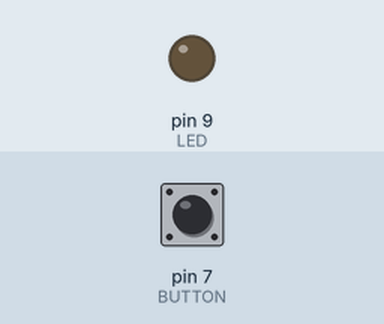
Simulated run of this sketch. Board: Arduino Uno, built with avr-gcc and run on an emulated ATmega328P. Parts: output pins drawn as LEDs (lit = HIGH). The inputs (shaded band) are chosen by the test bench; at power-on: pin 7 (BUTTON) LOW.

Above: at 1.2 s.
1.3 s: pin 7 (BUTTON) pulled HIGH for 0.15 s
At 2.4 s:
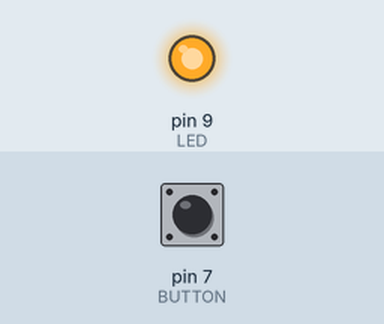
2.9 s: pin 7 (BUTTON) pulled HIGH for 1 s
At 3.6 s:
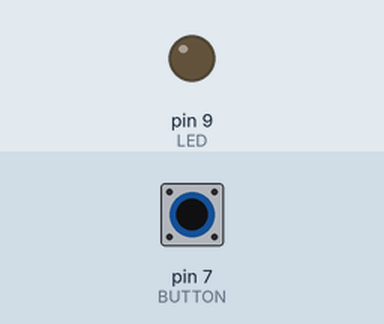
5.4 s: pin 7 (BUTTON) pulled HIGH for 3.2 s
At 6.7 s:
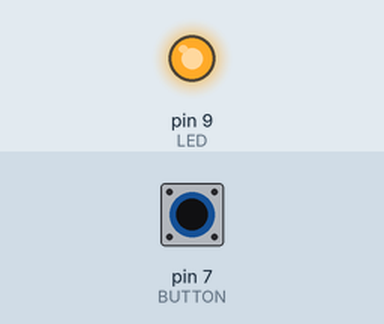
Timing chart, 0 to 8.4 s (numbered marks = the images above; inputs shaded):
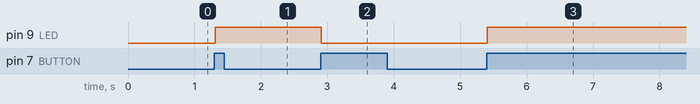

The sketch:

sketch_light_sensor_digital.ino
```cpp
// Constants
const int LED = 9;
const int BUTTON = 7;

// Variables
int but = 0;        // state of the button (1=pressed, 0=not pressed)
int old_but = 0;    // previous button state
int state = 0;      // 0=off, 1=on

void setup() {
  // Tell Arduino which pins are input and output
  pinMode(LED, OUTPUT);
  pinMode(BUTTON, INPUT);
}

void loop() {
  // Read the value from the button
  but = digitalRead(BUTTON);

  // Check if button is changing from off to on
  if ((but==HIGH) && (old_but==LOW))
  {
    state = 1 - state;
    delay(10); // debounce
  }

  // Remember the old button state
  old_but = but;

  // Set the LED according to the button state
  if (state == 1)
    digitalWrite(LED,HIGH);
  else
    digitalWrite(LED,LOW);
}
```

Measured:
- after the input at 1.3 s, pin 9 (LED): LOW → HIGH at once
- after the input at 2.9 s, pin 9 (LED): HIGH → LOW at once
- after the input at 5.4 s, pin 9 (LED): LOW → HIGH at once
